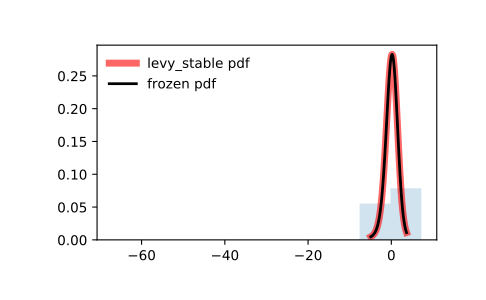

This chart was generated by the following Python code:
from scipy.stats import levy_stable
import matplotlib.pyplot as plt
fig, ax = plt.subplots(1, 1)

# Calculate a few first moments:

alpha, beta = 1.8, -0.5
mean, var, skew, kurt = levy_stable.stats(alpha, beta, moments='mvsk')

# Display the probability density function (``pdf``):

x = np.linspace(levy_stable.ppf(0.01, alpha, beta),
                levy_stable.ppf(0.99, alpha, beta), 100)
ax.plot(x, levy_stable.pdf(x, alpha, beta),
       'r-', lw=5, alpha=0.6, label='levy_stable pdf')

# Alternatively, the distribution object can be called (as a function)
# to fix the shape, location and scale parameters. This returns a "frozen"
# RV object holding the given parameters fixed.

# Freeze the distribution and display the frozen ``pdf``:

rv = levy_stable(alpha, beta)
ax.plot(x, rv.pdf(x), 'k-', lw=2, label='frozen pdf')

# Check accuracy of ``cdf`` and ``ppf``:

vals = levy_stable.ppf([0.001, 0.5, 0.999], alpha, beta)
np.allclose([0.001, 0.5, 0.999], levy_stable.cdf(vals, alpha, beta))
# True

# Generate random numbers:

r = levy_stable.rvs(alpha, beta, size=1000)

# And compare the histogram:

ax.hist(r, density=True, histtype='stepfilled', alpha=0.2)
ax.legend(loc='best', frameon=False)
plt.show()
